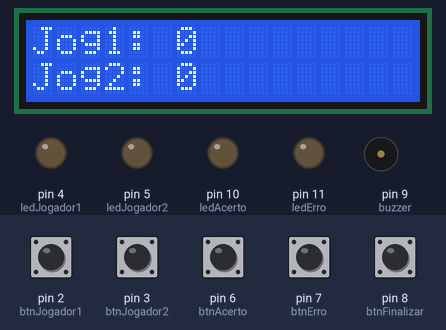
Simulated run of this sketch. Board: Arduino Uno, built with avr-gcc and run on an emulated ATmega328P. On the bench: 16×2 character LCD, output pins drawn as LEDs (lit = HIGH), buzzer (waves = sounding). Dashed ring = blinking. Inputs (shaded band) come from the test bench; at power-on: pin 2 (btnJogador1), pin 3 (btnJogador2), pin 6 (btnAcerto), pin 7 (btnErro), pin 8 (btnFinalizar) LOW. What the sketch prints to the serial monitor is not drawn.

Above: at 1.2 s.
1.3 s: pin 8 (btnFinalizar) pulled HIGH for 0.15 s
At 2.2 s:
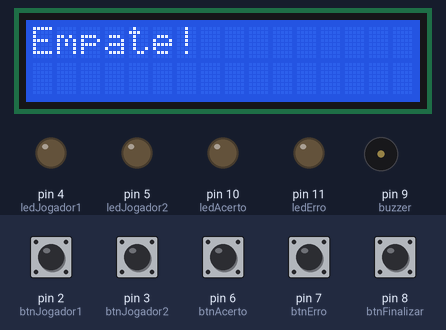
4.4 s: pin 2 (btnJogador1) pulled HIGH for 1 s
At 6.5 s:
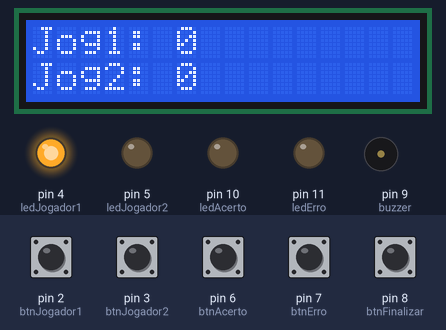
6.9 s: pin 6 (btnAcerto) pulled HIGH for 0.15 s
At 7.3 s:
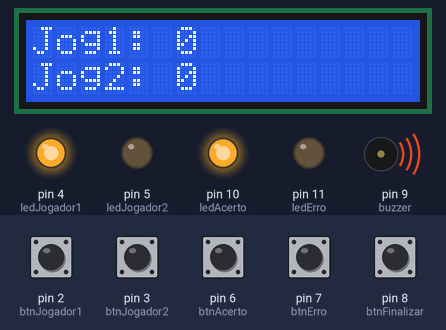
8.9 s: pin 8 (btnFinalizar) pulled HIGH for 1 s
At 14.4 s:
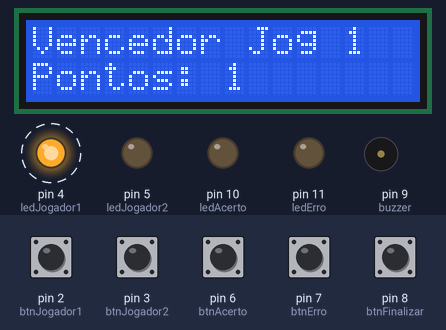
Timing chart, 0 to 16.4 s (numbered marks = the images above; inputs shaded):
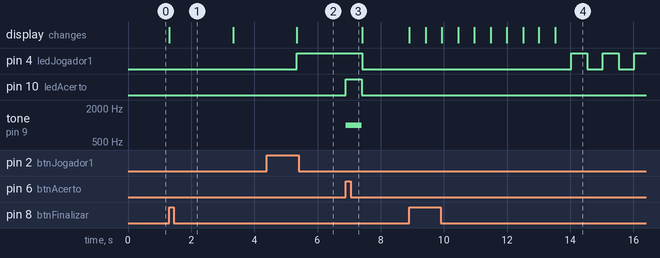

Measured:
- after the input at 1.3 s, the display: changes at once (image 1)
- after the input at 4.4 s, pin 4 (ledJogador1): LOW → HIGH after 0.95 s
- after the input at 6.9 s, pin 4 (ledJogador1): HIGH → LOW after 0.52 s; pin 10 (ledAcerto): LOW → HIGH at once, → LOW 0.50 s later; tone on pin 9 (buzzer): silent → 1000 Hz at once, → silent 0.50 s later
- after the input at 8.9 s, pin 4 (ledJogador1): alternates HIGH for 0.50 s and LOW for 0.50 s, starting after 5.1 s; the display: first changes at once (image 4 shows a later state)

The sketch:

jogo_passa_ou_repassa.ino
```cpp
/*
Jogo de passa ou repassa
por András Fleury
Para S&A Segurança e Arte
Versão 1.04.25.08.24
Todos os direitos reservados para
Studio Stern de comunicação LTDA
*/
#include <Adafruit_LiquidCrystal.h>

Adafruit_LiquidCrystal lcd(0);

// Definindo os pinos
const int btnJogador1 = 2;
const int btnJogador2 = 3;
const int ledJogador1 = 4;
const int ledJogador2 = 5;
const int btnAcerto = 6;
const int btnErro = 7;
const int btnFinalizar = 8;
const int buzzer = 9;
const int ledAcerto = 10;
const int ledErro = 11;

// Variáveis de controle
int pontosJogador1 = 0;
int pontosJogador2 = 0;
bool jogador1Ativo = false;
bool jogador2Ativo = false;
bool rodadaEmAndamento = true;

void setup() {
  // Inicializando o LCD
  lcd.begin(16, 2);

  // Configurando os pinos dos botões como entrada
  pinMode(btnJogador1, INPUT);
  pinMode(btnJogador2, INPUT);
  pinMode(btnAcerto, INPUT);
  pinMode(btnErro, INPUT);
  pinMode(btnFinalizar, INPUT);

  // Configurando os pinos dos LEDs como saída
  pinMode(ledJogador1, OUTPUT);
  pinMode(ledJogador2, OUTPUT);
  pinMode(ledAcerto, OUTPUT);
  pinMode(ledErro, OUTPUT);

  // Configurando o pino do buzzer como saída
  pinMode(buzzer, OUTPUT);

  // Inicializando LEDs como apagados
  digitalWrite(ledJogador1, LOW);
  digitalWrite(ledJogador2, LOW);
  digitalWrite(ledAcerto, LOW);
  digitalWrite(ledErro, LOW);

  // Inicializando comunicação serial para depuração
  Serial.begin(9600);

  // Exibindo pontuação inicial no LCD
  exibirPontuacao();
}

void loop() {
  if (rodadaEmAndamento) {
    // Verificando se algum jogador apertou seu botão
    if (digitalRead(btnJogador1) == HIGH && !jogador2Ativo) {
      jogador1Ativo = true;
      jogador2Ativo = false;
      digitalWrite(ledJogador1, HIGH);
      digitalWrite(ledJogador2, LOW);
    } else if (digitalRead(btnJogador2) == HIGH && !jogador1Ativo) {
      jogador2Ativo = true;
      jogador1Ativo = false;
      digitalWrite(ledJogador2, HIGH);
      digitalWrite(ledJogador1, LOW);
    }

    // Verificando se o mestre apertou o botão de acerto
    if (digitalRead(btnAcerto) == HIGH) {
      if (jogador1Ativo) {
        pontosJogador1++;
        tocarSomSucesso();
      } else if (jogador2Ativo) {
        pontosJogador2++;
        tocarSomSucesso();
      }
      exibirPontuacao();
      resetRodada();
    }

    // Verificando se o mestre apertou o botão de erro
    if (digitalRead(btnErro) == HIGH) {
      tocarSomErro();
      if (jogador1Ativo) {
        jogador1Ativo = false;
        jogador2Ativo = true;
        digitalWrite(ledJogador1, LOW);
        digitalWrite(ledJogador2, HIGH);
      } else if (jogador2Ativo) {
        jogador2Ativo = false;
        jogador1Ativo = true;
        digitalWrite(ledJogador2, LOW);
        digitalWrite(ledJogador1, HIGH);
      }
      exibirPontuacao();
    }

    // Verificando se o mestre apertou o botão de finalizar
    if (digitalRead(btnFinalizar) == HIGH) {
      finalizarJogo();
    }
  }
}

void resetRodada() {
  // Reseta os LEDs e variáveis de controle para uma nova rodada
  digitalWrite(ledJogador1, LOW);
  digitalWrite(ledJogador2, LOW);
  jogador1Ativo = false;
  jogador2Ativo = false;
  rodadaEmAndamento = true;
}

void finalizarJogo() {
  // Finaliza o jogo e exibe o vencedor
  rodadaEmAndamento = false;
  Serial.print("Jogador 1 pontos: ");
  Serial.println(pontosJogador1);
  Serial.print("Jogador 2 pontos: ");
  Serial.println(pontosJogador2);

  // Determina o vencedor e faz a pontuação piscar no LCD
  if (pontosJogador1 > pontosJogador2) {
    Serial.println("Jogador 1 é o vencedor!");
    piscarPontuacao(pontosJogador1, 1);
    piscarLed(ledJogador1);
  } else if (pontosJogador2 > pontosJogador1) {
    Serial.println("Jogador 2 é o vencedor!");
    piscarPontuacao(pontosJogador2, 2);
    piscarLed(ledJogador2);
  } else {
    Serial.println("Empate!");
    exibirEmpate();
  }

  // Reinicia o jogo após exibir o vencedor ou empate
  reiniciarJogo();
}

void reiniciarJogo() {
  pontosJogador1 = 0;
  pontosJogador2 = 0;
  lcd.clear();
  lcd.setCursor(0, 0);
  lcd.print("Pronto para o Jogo");
  delay(2000); // Espera 2 segundos antes de reiniciar
  exibirPontuacao();
  rodadaEmAndamento = true;
}

void piscarLed(int led) {
  for (int i = 0; i < 5; i++) { // Pisca 5 vezes
    digitalWrite(led, HIGH);
    delay(500);
    digitalWrite(led, LOW);
    delay(500);
  }
}

// Função para tocar som de sucesso e acender LED de acerto
void tocarSomSucesso() {
  digitalWrite(ledAcerto, HIGH); // Acende LED de acerto
  tone(buzzer, 1000, 500);       // Frequência de 1000 Hz por 500 ms
  delay(500);                    // Aguardar para evitar sobreposição de sons
  digitalWrite(ledAcerto, LOW);  // Apaga LED de acerto após 500 ms
}

// Função para tocar som de erro e acender LED de erro
void tocarSomErro() {
  digitalWrite(ledErro, HIGH);   // Acende LED de erro
  tone(buzzer, 500, 500);        // Frequência de 500 Hz por 500 ms
  delay(500);                    // Aguardar para evitar sobreposição de sons
  digitalWrite(ledErro, LOW);    // Apaga LED de erro após 500 ms
}

// Função para exibir a pontuação atual no LCD
void exibirPontuacao() {
  lcd.clear();
  lcd.setCursor(0, 0);
  lcd.print("Jog1: ");
  lcd.print(pontosJogador1);
  lcd.setCursor(0, 1);
  lcd.print("Jog2: ");
  lcd.print(pontosJogador2);
}

// Função para piscar a pontuação do vencedor no LCD
void piscarPontuacao(int pontos, int jogador) {
  for (int i = 0; i < 5; i++) { // Pisca 5 vezes
    lcd.clear();
    delay(500);
    lcd.setCursor(0, 0);
    lcd.print("Vencedor Jog ");
    lcd.print(jogador);
    lcd.setCursor(0, 1);
    lcd.print("Pontos: ");
    lcd.print(pontos);
    delay(500);
  }
}

// Função para exibir empate no LCD
void exibirEmpate() {
  lcd.clear();
  lcd.setCursor(0, 0);
  lcd.print("Empate!");
  delay(2000); // Exibe "Empate!" por 2 segundos
}
```
